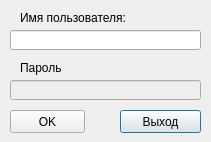
<?xml version="1.0" encoding="UTF-8"?>
<ui version="4.0">
 <class>StartLoginDlg</class>
 <widget class="QDialog" name="StartLoginDlg">
  <property name="windowModality">
   <enum>Qt::WindowModal</enum>
  </property>
  <property name="geometry">
   <rect>
    <x>0</x>
    <y>0</y>
    <width>211</width>
    <height>142</height>
   </rect>
  </property>
  <property name="sizePolicy">
   <sizepolicy hsizetype="Fixed" vsizetype="Fixed">
    <horstretch>0</horstretch>
    <verstretch>0</verstretch>
   </sizepolicy>
  </property>
  <property name="minimumSize">
   <size>
    <width>211</width>
    <height>142</height>
   </size>
  </property>
  <property name="maximumSize">
   <size>
    <width>211</width>
    <height>142</height>
   </size>
  </property>
  <property name="windowTitle">
   <string>Чатик</string>
  </property>
  <widget class="QLabel" name="UserNameLbl">
   <property name="geometry">
    <rect>
     <x>20</x>
     <y>10</y>
     <width>181</width>
     <height>16</height>
    </rect>
   </property>
   <property name="text">
    <string>Имя пользователя:</string>
   </property>
  </widget>
  <widget class="QLabel" name="PswdLbl">
   <property name="geometry">
    <rect>
     <x>20</x>
     <y>60</y>
     <width>181</width>
     <height>16</height>
    </rect>
   </property>
   <property name="text">
    <string>Пароль</string>
   </property>
  </widget>
  <widget class="QLineEdit" name="client_name">
   <property name="geometry">
    <rect>
     <x>10</x>
     <y>30</y>
     <width>191</width>
     <height>20</height>
    </rect>
   </property>
   <property name="sizePolicy">
    <sizepolicy hsizetype="Fixed" vsizetype="Fixed">
     <horstretch>0</horstretch>
     <verstretch>0</verstretch>
    </sizepolicy>
   </property>
   <property name="minimumSize">
    <size>
     <width>0</width>
     <height>0</height>
    </size>
   </property>
   <property name="inputMask">
    <string notr="true"/>
   </property>
   <property name="text">
    <string notr="true"/>
   </property>
   <property name="maxLength">
    <number>8</number>
   </property>
   <property name="alignment">
    <set>Qt::AlignCenter</set>
   </property>
  </widget>
  <widget class="QLineEdit" name="UserPswdLineEdit">
   <property name="enabled">
    <bool>false</bool>
   </property>
   <property name="geometry">
    <rect>
     <x>10</x>
     <y>80</y>
     <width>191</width>
     <height>20</height>
    </rect>
   </property>
   <property name="inputMethodHints">
    <set>Qt::ImhPreferLatin</set>
   </property>
   <property name="inputMask">
    <string notr="true"/>
   </property>
   <property name="maxLength">
    <number>8</number>
   </property>
   <property name="alignment">
    <set>Qt::AlignCenter</set>
   </property>
  </widget>
  <widget class="QPushButton" name="btn_cancel">
   <property name="geometry">
    <rect>
     <x>120</x>
     <y>110</y>
     <width>81</width>
     <height>23</height>
    </rect>
   </property>
   <property name="text">
    <string>Выход</string>
   </property>
  </widget>
  <widget class="QPushButton" name="btn_ok">
   <property name="geometry">
    <rect>
     <x>10</x>
     <y>110</y>
     <width>75</width>
     <height>23</height>
    </rect>
   </property>
   <property name="text">
    <string>OK</string>
   </property>
  </widget>
 </widget>
 <tabstops>
  <tabstop>client_name</tabstop>
 </tabstops>
 <resources/>
 <connections>
  <connection>
   <sender>client_name</sender>
   <signal>returnPressed()</signal>
   <receiver>btn_ok</receiver>
   <slot>click()</slot>
   <hints>
    <hint type="sourcelabel">
     <x>99</x>
     <y>37</y>
    </hint>
    <hint type="destinationlabel">
     <x>48</x>
     <y>120</y>
    </hint>
   </hints>
  </connection>
 </connections>
 <designerdata>
  <property name="gridDeltaX">
   <number>10</number>
  </property>
  <property name="gridDeltaY">
   <number>10</number>
  </property>
  <property name="gridSnapX">
   <bool>true</bool>
  </property>
  <property name="gridSnapY">
   <bool>true</bool>
  </property>
  <property name="gridVisible">
   <bool>true</bool>
  </property>
 </designerdata>
</ui>
